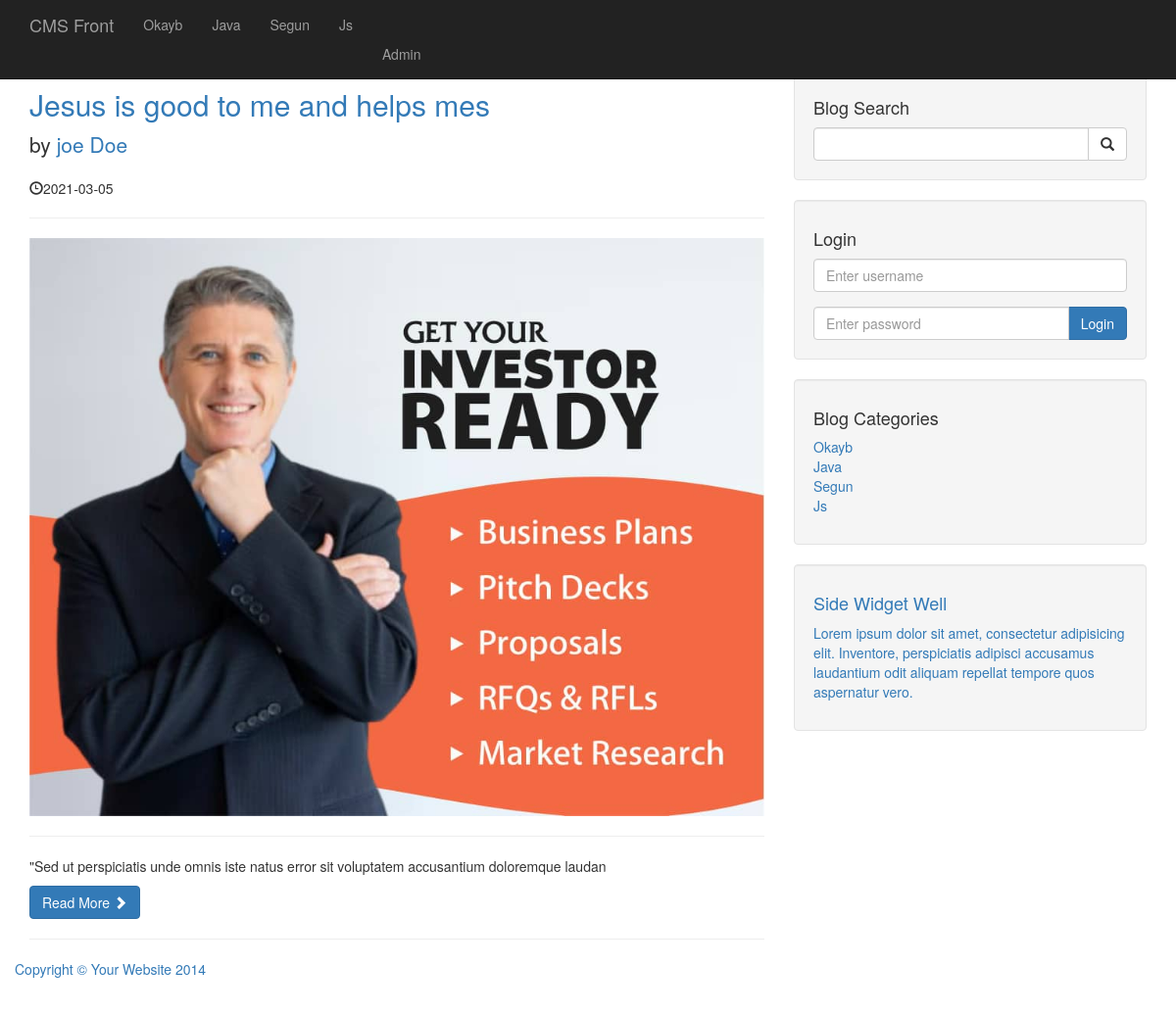
The page / on the database its author committed.
### tables this page shows
CREATE TABLE `categories` (
  `cat_id` int(3) NOT NULL,
  `cat_title` varchar(255) NOT NULL
);

CREATE TABLE `posts` (
  `post_id` int(3) NOT NULL,
  `post_category_id` int(3) NOT NULL,
  `post_title` varchar(255) NOT NULL,
  `post_author` varchar(255) NOT NULL,
  `post_date` date NOT NULL,
  `post_image` text NOT NULL,
  `post_content` text NOT NULL,
  `post_tags` varchar(255) NOT NULL,
  `post_comment_count` int(11) NOT NULL,
  `post_status` varchar(255) NOT NULL DEFAULT 'draft'
);

### index.php (the view, shortened to what this page needs)
<?php include 'includes/header.php'?>
<?php include 'includes/navbar.php'?>
    <div class="container">
        <div class="row">
            <div class="col-md-8">
<?php
$query="SELECT * FROM posts" ;
$select_all_posts=mysqli_query($connection,$query);
while($row=mysqli_fetch_assoc($select_all_posts)){
    $post_title=$row['post_title'];
    $post_id=$row['post_id'];
    $post_author=$row['post_author'];
    $post_date=$row['post_date'];
    $post_image=$row['post_image'];
    $post_content=substr($row['post_content'], 0, 100);
    $post_status=$row['post_status'];
    if( $post_status !== 'published'){
         "<h1 class='text-center'>No Posts here; </h1>";
    }
    else{
    ?>
                <h2>
                    <a href="post.php?p_id=<?php echo $post_id ?>"><?php echo $post_title?></a>
                </h2>
                <p class="lead">
                    by <a href="post.php?p_id=<?php echo $post_id ?>"><?php echo $post_author?></a>
                </p>
                <p><span class="glyphicon glyphicon-time"></span><?php echo $post_date?></p>
                <hr>
                <a href="post.php?p_id=<?php echo $post_id ?>">
                <img class="img-responsive" src="images/<?php echo $post_image; ?>" alt="">
                </a>
                <hr>
                <p><?php echo $post_content?></p>
                <a class="btn btn-primary" href="post.php?p_id=<?php echo $post_id ?>">Read More <span class="glyphicon glyphicon-chevron-right"></span></a>
    <hr>
<?php } }  ?>
            </div>
            <div>
<?php include 'includes/sidebar.php'?>
            </div>
        </div>
<?php include 'includes/footer.php'?>

### includes/navbar.php (shortened to what this page needs)
<?php include 'includes/db.php'?>
<nav class="navbar navbar-inverse navbar-fixed-top" role="navigation">
    <div class="container">
        <div class="navbar-header">
            <a class="navbar-brand" href="index.php">CMS Front</a>
        </div>
        <div class="collapse navbar-collapse" id="bs-example-navbar-collapse-1">
            <ul class="nav navbar-nav">
        <?php
        $query="SELECT * FROM categories";
        $select_all_categories=mysqli_query($connection,$query);
        while($row=mysqli_fetch_assoc($select_all_categories)){
           $cat_title= $row['cat_title'];
           $cat_id= $row['cat_id'];
           echo "<li><a href='category.php?category=$cat_id'>{$cat_title}</li>";
        }
        ?>
        <li class="navbar-link">
                    <a href="admin/index.php">Admin</a>
                </li>
            </ul>
        </div>
    </div>
</nav>

### includes/sidebar.php (shortened to what this page needs)
<div class="col-md-4">
<div>
                <div class="well">
                    <h4>Blog Search</h4>
                    <form action="search.php" method="post">
                    <div class="input-group">
                        <input  type="text" name="search" class="form-control">
                        <span class="input-group-btn">
                        <button class="btn btn-default"name="submit" type="submit">
                                <span class="glyphicon glyphicon-search"></span>
                        </button>
                        </span>
                    </div>
                    </form>
                </div>
                <div class="well">
                    <h4>Login</h4>
                    <form action="includes/login.php" method="post">
                    <div class="form-group">
                        <input  type="text" name="username" class="form-control"  placeholder="Enter username">
                    </div>
                    <div class="input-group">
                        <input  type="password" name="password" class="form-control"  placeholder="Enter password">
                        <span class="input-group-btn">
                        <button class="btn btn-primary" name="login" type="submit">Login</button>
                        </span>
                    </div>
                    </form>
                </div>
                <div>
                <div class="well">
                <?php
            $query="SELECT * FROM categories";
            $select_all_categories_sidebar=mysqli_query($connection,$query);
            ?>
                    <h4>Blog Categories</h4>
                    <div class="row">
                        <div class="col-lg-12">
                            <ul class="list-unstyled">
                            <?php
                            while($row=mysqli_fetch_assoc($select_all_categories_sidebar )){
                                $cat_title= $row['cat_title'];
                                $cat_id= $row['cat_id'];
                                echo "<li><a href='category.php?category=$cat_id'>{$cat_title}</li>";
                            }
                             ?>
                            </ul>
                                                   </div>
                    </div>
                </div>
                </div>
                <div class="well">
                    <?php include "widget.php"?>
                </div>
            </div>

### css/blog-home.css (style rules this page uses)
body { padding-top: 70px; }

### rows shown on the page
categories: cat_title "Okayb"
categories: cat_title "Java"
categories: cat_title "Segun"
categories: cat_title "Js"
posts: post_title "Jesus is good to me and helps mes", post_author "joe Doe", post_date "2021-03-05", post_image (picture), post_content "\"Sed ut perspiciatis unde omnis iste natus error sit voluptatem accusantium doloremque laudan"
